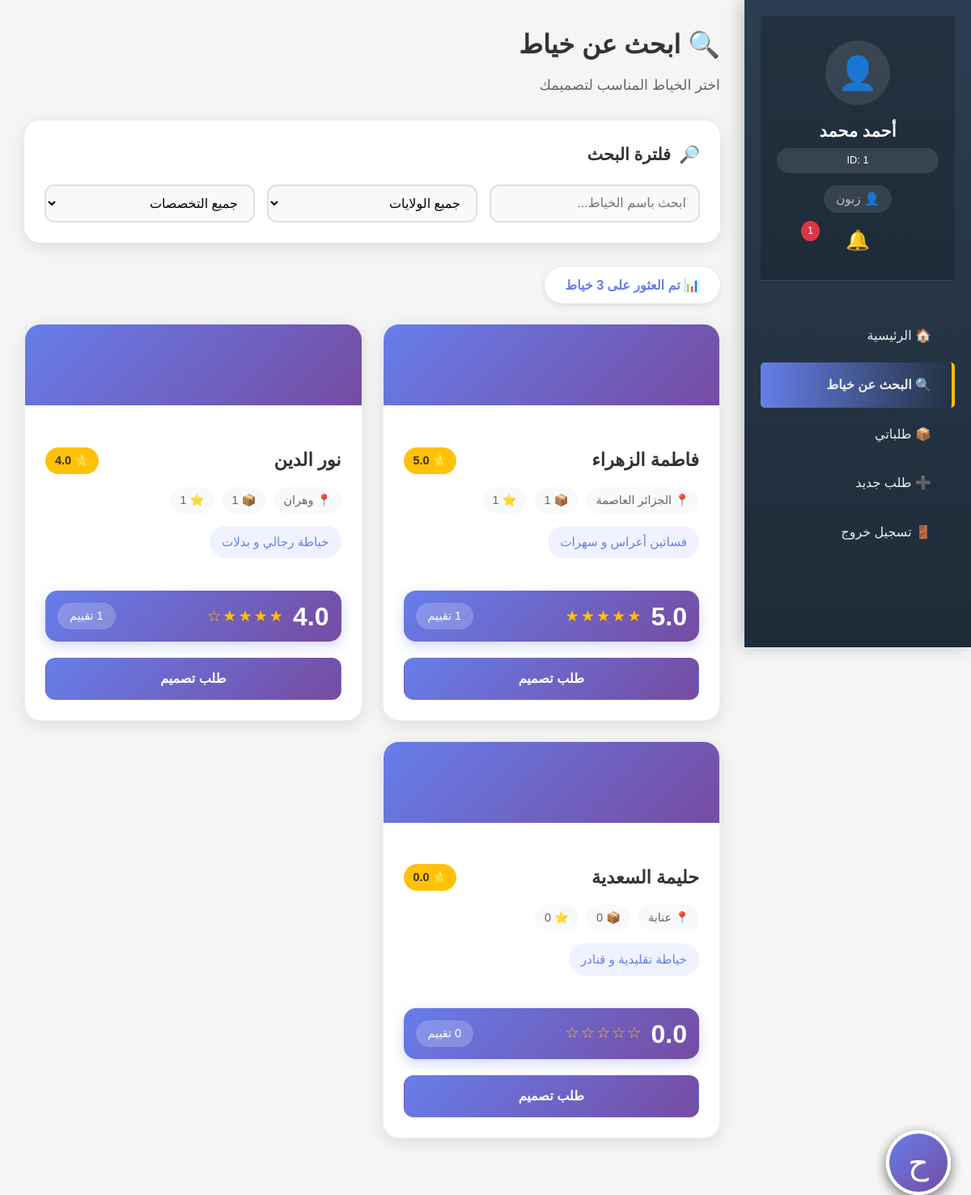
Screenshot of /pages/customer/browse_tailors.php (signed in) with the database file from the repository.
### tables this page shows
CREATE TABLE IF NOT EXISTS `tailor` (
  `tailor_id` int(11) NOT NULL AUTO_INCREMENT,
  `user_id` int(11) NOT NULL,
  `specialization` varchar(100) DEFAULT NULL,
  `category` varchar(50) DEFAULT 'عام',
  `registration_year` int(11) DEFAULT NULL,
  `experience_points` int(11) DEFAULT 0,
  `rating` float DEFAULT 0,
  PRIMARY KEY (`tailor_id`),
  UNIQUE KEY `user_id` (`user_id`),
  CONSTRAINT `tailor_ibfk_1` FOREIGN KEY (`user_id`) REFERENCES `user` (`user_id`) ON DELETE CASCADE
);

CREATE TABLE IF NOT EXISTS `user` (
  `user_id` int(11) NOT NULL AUTO_INCREMENT,
  `full_name` varchar(100) NOT NULL,
  `email` varchar(100) NOT NULL,
  `password` varchar(255) NOT NULL,
  `phone` varchar(20) DEFAULT NULL,
  `address` text DEFAULT NULL,
  `role` enum('customer','tailor') NOT NULL,
  `created_at` timestamp NOT NULL DEFAULT current_timestamp(),
  PRIMARY KEY (`user_id`),
  UNIQUE KEY `email` (`email`)
);

### includes/notifications.php (called while the page is built, shortened)
<?php
function getUnreadNotificationsCount($user_id) {
    global $pdo;
    $stmt = $pdo->prepare("
        SELECT COUNT(*) as count FROM notifications
        WHERE user_id = ? AND is_read = 0
    ");
    $stmt->execute([$user_id]);
    $result = $stmt->fetch();
    return $result ? $result['count'] : 0;
}
?>

### pages/customer/browse_tailors.php (the view, shortened to what this page needs)
<?php
require_once '../../includes/db_connection.php';
require_once '../../includes/notifications.php';
$unread_count = getUnreadNotificationsCount($_SESSION['user_id']);
$tailors = $pdo->query("
    SELECT t.tailor_id, u.full_name, u.address as city, t.specialization, t.category,
           t.registration_year, t.experience_points, t.rating,
           COUNT(DISTINCT o.order_id) as completed_orders,
           (SELECT AVG(rating) FROM review WHERE tailor_id = t.tailor_id) as avg_rating,
           (SELECT COUNT(*) FROM review WHERE tailor_id = t.tailor_id) as reviews_count
    FROM tailor t
    JOIN user u ON t.user_id = u.user_id
    LEFT JOIN `order` o ON t.tailor_id = o.tailor_id AND o.status = 'completed'
    GROUP BY t.tailor_id
    ORDER BY avg_rating DESC, t.experience_points DESC
")->fetchAll();
?>
<!DOCTYPE html>
<html lang="ar" dir="rtl">
<head>
    <link rel="stylesheet" href="../../assets/css/style.css">
</head>
<body>
    <div class="dashboard">
        <div class="sidebar">
            <div class="user-info">
                <div style="width:80px;height:80px;background:rgba(255,255,255,0.1);border-radius:50%;margin:0 auto 15px;display:flex;align-items:center;justify-content:center;font-size:2.5em;">👤</div>
                <h3><?php echo htmlspecialchars($_SESSION['user_name']); ?></h3>
                <div style="background:rgba(255,255,255,0.1);padding:5px 10px;border-radius:15px;font-size:0.8em;margin:5px 0;">ID: <?php echo $_SESSION['user_id']; ?></div>
                <p class="role">👤 زبون</p>
                <div style="position: relative; margin-top: 15px;">
                    <a href="../notifications.php" style="color: white; text-decoration: none; display: flex; align-items: center; justify-content: center; gap: 5px;">
                        <span style="font-size: 1.5em;">🔔</span>
                        <?php if ($unread_count > 0): ?>
                            <span style="background: #dc3545; color: white; border-radius: 50%; padding: 2px 8px; font-size: 0.8em; position: absolute; top: -5px; left: 30px;"><?php echo $unread_count; ?></span>
                        <?php endif; ?>
                    </a>
                </div>
            </div>
            <ul class="nav-menu">
                <li><a href="../dashboard.php">🏠 الرئيسية</a></li>
                <li><a href="browse_tailors.php" class="active">🔍 البحث عن خياط</a></li>
                <li><a href="my_orders.php">📦 طلباتي</a></li>
                <li><a href="place_order.php">➕ طلب جديد</a></li>
                <li><a href="../logout.php" class="logout-link">🚪 تسجيل خروج</a></li>
            </ul>
        </div>
        <div class="main-content">
            <div class="page-header">
                <h1 class="page-title">🔍 ابحث عن خياط</h1>
                <p class="page-subtitle">اختر الخياط المناسب لتصميمك</p>
            </div>
            <div class="search-section">
                <h3><span>🔎</span> فلترة البحث</h3>
                <div class="search-filters">
                    <input type="text" id="searchName" class="filter-input" placeholder="ابحث باسم الخياط...">
                    <select id="searchCity" class="filter-input">
                        <option value="">جميع الولايات</option>
                    </select>
                    <select id="searchSpecialization" class="filter-input">
                        <option value="">جميع التخصصات</option>
                    </select>
                </div>
            </div>
            <div id="resultsCount" class="results-count">📊 تم العثور على <?php echo count($tailors); ?> خياط</div>
            <?php if (count($tailors) > 0): ?>
                <div class="tailors-grid" id="tailorsGrid">
                    <?php foreach ($tailors as $tailor):
                        $avg_rating = $tailor['avg_rating'] ? number_format($tailor['avg_rating'], 1) : '0.0';
                    ?>
                        <a href="tailor_profile.php?id=<?php echo $tailor['tailor_id']; ?>" class="tailor-card"
                           data-name="<?php echo htmlspecialchars($tailor['full_name']); ?>"
                           data-city="<?php echo htmlspecialchars($tailor['city'] ?? ''); ?>"
                           data-specialization="<?php echo htmlspecialchars($tailor['specialization']); ?>">
                            <div class="tailor-cover"></div>
                            <div class="tailor-avatar">
                                <?php echo mb_substr($tailor['full_name'], 0, 1); ?>
                            </div>
                            <div class="tailor-content">
                                <div class="tailor-header">
                                    <div class="tailor-name">
                                        <?php echo htmlspecialchars($tailor['full_name']); ?>
                                    </div>
                                    <div class="rating-badge">⭐ <?php echo $avg_rating; ?></div>
                                </div>
                                <div class="tailor-meta">
                                    <?php if (!empty($tailor['city'])): ?>
                                        <span class="meta-item">📍 <?php echo htmlspecialchars($tailor['city']); ?></span>
                                    <?php endif; ?>
                                    <span class="meta-item">📦 <?php echo $tailor['completed_orders'] ?? 0; ?></span>
                                    <span class="meta-item">⭐ <?php echo $tailor['reviews_count'] ?? 0; ?></span>
                                </div>
                                <div class="tailor-specialization">
                                    <?php echo htmlspecialchars($tailor['specialization']); ?>
                                </div>
                                <div class="rating-stats">
                                    <div class="rating-main">
                                        <div class="rating-number"><?php echo $avg_rating; ?></div>
                                        <div>
                                            <div class="rating-stars">
                                                <?php
                                                    $full_stars = floor($avg_rating);
                                                    for($i = 1; $i <= 5; $i++) {
                                                        if($i <= $full_stars) echo '★';
                                                        elseif($i - 0.5 <= $avg_rating) echo '½';
                                                        else echo '☆';
                                                    }
                                                ?>
                                            </div>
                                        </div>
                                    </div>
                                    <div class="rating-count"><?php echo $tailor['reviews_count'] ?? 0; ?> تقييم</div>
                                </div>
                                <div onclick="event.stopPropagation(); event.preventDefault(); window.location.href='place_order.php?tailor_id=<?php echo $tailor['tailor_id']; ?>';" class="order-btn">
                                    طلب تصميم
                                </div>
                            </div>
                        </a>
                    <?php endforeach; ?>
                </div>
            <?php else: ?>
                <div class="no-results">
                    <p>😞 لا يوجد خياطون متاحون حالياً</p>
                </div>
            <?php endif; ?>
        </div>
    </div>
</body>
</html>

### assets/css/style.css (style rules this page uses)
* { margin: 0; padding: 0; box-sizing: border-box; }
body { font-family: 'Tahoma', Arial, sans-serif; line-height: 1.6; background-color: #f5f5f5; color: #333; }
.dashboard { display: flex; min-height: 100vh; }
.sidebar { width: 250px; background: #2c3e50; color: white; padding: 20px; }
.user-info { text-align: center; padding: 20px 0; border-bottom: 1px solid #34495e; margin-bottom: 20px; }
.user-info h3 { margin-bottom: 5px; }
.user-info .role { color: #bdc3c7; font-size: 14px; }
.nav-menu { list-style: none; }
.nav-menu li { margin-bottom: 10px; }
.nav-menu a { display: block; padding: 10px 15px; color: #ecf0f1; text-decoration: none; border-radius: 5px; transition: background 0.3s ease; }
.nav-menu a:hover, .nav-menu a.active { background: #34495e; }
.main-content { flex: 1; padding: 30px; background: #f5f5f5; }

### rows the page displays
tailor: user.full_name "ف", user.full_name "فاطمة الزهراء", avg_rating "5.0", user.address "الجزائر العاصمة", completed_orders "1", reviews_count "1", specialization "فساتين أعراس و سهرات"
tailor: user.full_name "ن", user.full_name "نور الدين", avg_rating "4.0", user.address "وهران", completed_orders "1", reviews_count "1", specialization "خياطة رجالي و بدلات"
tailor: user.full_name "ح", user.full_name "حليمة السعدية", avg_rating "0.0", user.address "عنابة", completed_orders "0", reviews_count "0", specialization "خياطة تقليدية و قنادر"

### other values shown
$_SESSION['user_name'] "أحمد محمد"
$_SESSION['user_id'] "1"
$unread_count "1"
